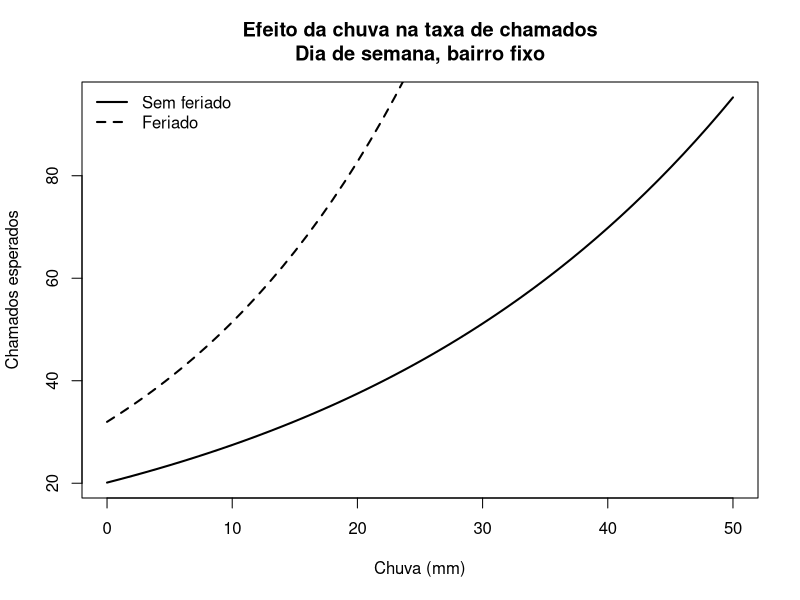

The R source for this figure:
## ============================================================
## Regressão de Poisson — Chamados de Emergência
## Autor: Luiz Tiago Wilcke (LT) — Exemplo em R
## ============================================================

set.seed(123)

## -----------------------------
## 1) Simulação de um banco de dados complexo
## -----------------------------

# Número de dias e bairros
n_dias    <- 365        # 1 ano
n_bairros <- 20
n         <- n_dias * n_bairros

# Criar grade dia x bairro
dia       <- rep(1:n_dias, each = n_bairros)
bairro_id <- rep(1:n_bairros, times = n_dias)

# Dia da semana (1 = segunda, ..., 7 = domingo)
dia_semana_num <- ((dia - 1) %% 7) + 1
rotulos_semana <- c("seg", "ter", "qua", "qui", "sex", "sab", "dom")
dia_semana     <- factor(rotulos_semana[dia_semana_num],
                         levels = rotulos_semana)

# Fim de semana (sab/dom)
fim_semana <- ifelse(dia_semana %in% c("sab", "dom"), 1, 0)

# Feriados (simplificado: alguns dias ao ano)
feriados_dias <- c(1, 90, 120, 150, 200, 250, 300, 359) # exemplo
feriado <- ifelse(dia %in% feriados_dias, 1, 0)

# População exposta por bairro (fixa no ano, mas varia entre bairros)
pop_bairro      <- round(runif(n_bairros, min = 5000, max = 50000))
pop_exposta     <- pop_bairro[bairro_id]

# Chuva (mm): mais chuva no verão (dias 300–365 e 1–90)
chuva_base <- ifelse(dia >= 300 | dia <= 90,
                     runif(n, 5, 40),  # estação chuvosa
                     runif(n, 0, 10))  # estação seca
# Pequena variabilidade aleatória
chuva_mm <- pmax(0, chuva_base + rnorm(n, 0, 3))

# Temperatura: mais quente no verão, mais fria no inverno
temp_base <- ifelse(dia >= 300 | dia <= 90,
                    runif(n, 25, 34),  # verão
                    runif(n, 14, 26))  # demais estações
temperatura <- temp_base + rnorm(n, 0, 1.5)

# -----------------------------
# 2) Gerar a taxa verdadeira (lambda) com estrutura complexa
# -----------------------------
# Modelo "verdadeiro" usado para simular os dados

beta0 <- -8.0           # intercepto
beta_chuva <- 0.03      # efeito da chuva (aumenta chamados)
beta_temp  <- 0.04      # efeito da temperatura
beta_fer   <- 0.50      # feriado aumenta chamados
beta_fds   <- 0.30      # fim de semana aumenta chamados
beta_int   <- 0.015     # interação chuva * feriado

# Efeito aleatório de bairro (heterogeneidade entre bairros)
efeito_bairro <- rnorm(n_bairros, mean = 0, sd = 0.4)
efeito_bairro_i <- efeito_bairro[bairro_id]

# Prever log(lambda)
log_lambda <- beta0 +
  beta_chuva * chuva_mm +
  beta_temp  * temperatura +
  beta_fer   * feriado +
  beta_fds   * fim_semana +
  beta_int   * (chuva_mm * feriado) +
  efeito_bairro_i +
  log(pop_exposta)    # offset "verdadeiro"

lambda <- exp(log_lambda)

# Gerar contagens de chamados (Poisson)
chamados <- rpois(n, lambda)

# Banco de dados final
dados <- data.frame(
  dia          = dia,
  bairro_id    = factor(bairro_id),
  dia_semana   = dia_semana,
  fim_semana   = fim_semana,
  feriado      = feriado,
  chuva_mm     = chuva_mm,
  temperatura  = temperatura,
  pop_exposta  = pop_exposta,
  chamados     = chamados
)

head(dados)
summary(dados$chamados)

## -----------------------------
## 3) Ajuste do modelo de Regressão de Poisson
## -----------------------------

# Vamos ajustar um modelo relativamente complexo:
# chamados ~ chuva_mm * feriado + temperatura + dia_semana + offset(log(pop_exposta))

modelo_poisson <- glm(
  chamados ~ chuva_mm * feriado + temperatura + dia_semana +
    offset(log(pop_exposta)),
  family = poisson(link = "log"),
  data   = dados
)

summary(modelo_poisson)

## -----------------------------
## 4) Diagnóstico de superdispersão
## -----------------------------

# Dispersão (phi) ~ 1 indica que o Poisson está ok
res_pearson <- residuals(modelo_poisson, type = "pearson")
phi <- sum(res_pearson^2) / modelo_poisson$df.residual
phi

cat("Fator de dispersão (phi) =", round(phi, 3), "\n")

# Se phi >> 1, temos superdispersão; poderíamos usar quasi-Poisson ou binomial negativa
# (mas aqui só verificamos)

## -----------------------------
## 5) Análise de deviance e significância global
## -----------------------------

anova(modelo_poisson, test = "Chisq")

## -----------------------------
## 6) Interpretação de alguns coeficientes (em termos de razão de taxas)
## -----------------------------

coeficientes <- coef(modelo_poisson)
exp_coef     <- exp(coeficientes)

round(cbind(Estimativa = coeficientes, Razao_taxa = exp_coef), 4)

## Exemplo de interpretação:
## - exp(beta_chuva) indica a multiplicação esperada na taxa de chamados
##   para +1 mm de chuva, mantendo outras variáveis constantes.
##
## - exp(beta_feriado) indica o fator multiplicativo na taxa em feriados,
##   comparado a dias não feriados (condicional às demais covariáveis).


## -----------------------------
## 7) Predição em cenários específicos
## -----------------------------

# Construir dois cenários para o MESMO bairro e população:
# Cenário A: dia de semana, sem chuva, não feriado
# Cenário B: feriado chuvoso de fim de semana

bairro_ref <- 1
pop_ref    <- 20000

novo <- data.frame(
  dia          = c(10, 20),
  bairro_id    = factor(c(bairro_ref, bairro_ref),
                        levels = levels(dados$bairro_id)),
  dia_semana   = factor(c("qua", "sab"), levels = levels(dados$dia_semana)),
  fim_semana   = c(0, 1),
  feriado      = c(0, 1),
  chuva_mm     = c(0, 35),
  temperatura  = c(22, 30),
  pop_exposta  = c(pop_ref, pop_ref)
)

pred_log <- predict(modelo_poisson, newdata = novo, type = "link")
pred_mu  <- exp(pred_log)

cbind(novo, lambda_esperada = round(pred_mu, 2))

## -----------------------------
## 8) Gráfico: efeito da chuva em dia comum vs feriado
## -----------------------------

chuva_seq <- seq(0, 50, by = 1)

novo_grid <- data.frame(
  dia          = 1,
  bairro_id    = factor(bairro_ref, levels = levels(dados$bairro_id)),
  dia_semana   = factor("qua", levels = levels(dados$dia_semana)),
  fim_semana   = 0,
  feriado      = rep(c(0, 1), each = length(chuva_seq)),
  chuva_mm     = rep(chuva_seq, times = 2),
  temperatura  = 25,
  pop_exposta  = pop_ref
)

lambda_grid <- exp(predict(modelo_poisson, newdata = novo_grid, type = "link"))

# Separar curvas: sem feriado (primeira parte), com feriado (segunda parte)
lambda_sem_feriado <- lambda_grid[novo_grid$feriado == 0]
lambda_com_feriado <- lambda_grid[novo_grid$feriado == 1]

# Gráfico base R
plot(chuva_seq, lambda_sem_feriado, type = "l",
     xlab = "Chuva (mm)",
     ylab = "Chamados esperados",
     main = "Efeito da chuva na taxa de chamados\nDia de semana, bairro fixo",
     lwd = 2)
lines(chuva_seq, lambda_com_feriado, lwd = 2, lty = 2)
legend("topleft",
       legend = c("Sem feriado", "Feriado"),
       lwd = 2, lty = c(1, 2), bty = "n")
